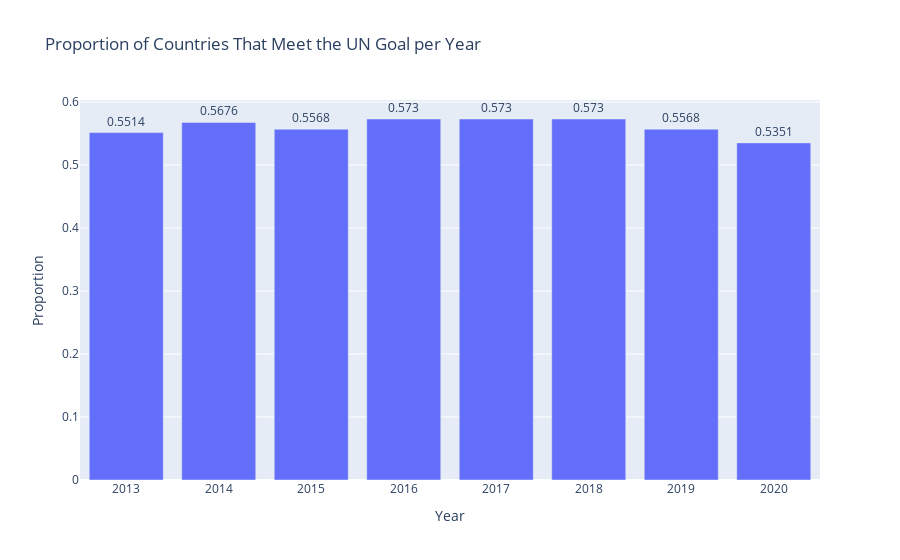

The code cell stored with this chart in its notebook:
### Code cell
proportions = proportions.rename(columns = {'COUNT(Country)/(SELECT COUNT(Country) FROM maternal_mortality_years WHERE Year=2020)': 'Proportion'})

fig = px.bar(proportions, y='Proportion', x='Year', text="Proportion",
            title="Proportion of Countries That Meet the UN Goal per Year")
fig.update_traces(textangle=0, textposition="outside", cliponaxis=False)
fig.show()

### Figure 1 — Plotly figure (JSON) as saved in the notebook; plotly's stock layout.template omitted (floating-point values rounded to 4 significant figures)
{"data": [{"alignmentgroup": "True", "cliponaxis": false, "hovertemplate": "Year=%{x}<br>Proportion=%{text}<extra></extra>", "legendgroup": "", "marker": {"color": "#636efa", "pattern": {"shape": ""}}, "name": "", "offsetgroup": "", "orientation": "v", "showlegend": false, "text": [0.5514, 0.5676, 0.5568, 0.573, 0.573, 0.573, 0.5568, 0.5351], "textangle": 0, "textposition": "outside", "type": "bar", "x": [2013, 2014, 2015, 2016, 2017, 2018, 2019, 2020], "xaxis": "x", "y": [0.5514, 0.5676, 0.5568, 0.573, 0.573, 0.573, 0.5568, 0.5351], "yaxis": "y"}], "layout": {"barmode": "relative", "legend": {"tracegroupgap": 0}, "title": {"text": "Proportion of Countries That Meet the UN Goal per Year"}, "xaxis": {"anchor": "y", "domain": [0, 1], "title": {"text": "Year"}}, "yaxis": {"anchor": "x", "domain": [0, 1], "title": {"text": "Proportion"}}}}
